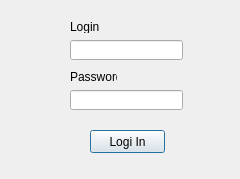
<?xml version="1.0" encoding="UTF-8"?>
<ui version="4.0">
 <class>Login</class>
 <widget class="QDialog" name="Login">
  <property name="geometry">
   <rect>
    <x>0</x>
    <y>0</y>
    <width>240</width>
    <height>179</height>
   </rect>
  </property>
  <property name="windowTitle">
   <string>Login</string>
  </property>
  <widget class="QLabel" name="label">
   <property name="geometry">
    <rect>
     <x>70</x>
     <y>20</y>
     <width>47</width>
     <height>13</height>
    </rect>
   </property>
   <property name="text">
    <string>Login</string>
   </property>
  </widget>
  <widget class="QLabel" name="label_2">
   <property name="geometry">
    <rect>
     <x>70</x>
     <y>70</y>
     <width>47</width>
     <height>13</height>
    </rect>
   </property>
   <property name="text">
    <string>Password</string>
   </property>
  </widget>
  <widget class="QLineEdit" name="le_login">
   <property name="geometry">
    <rect>
     <x>70</x>
     <y>40</y>
     <width>113</width>
     <height>20</height>
    </rect>
   </property>
  </widget>
  <widget class="QLineEdit" name="le_password">
   <property name="geometry">
    <rect>
     <x>70</x>
     <y>90</y>
     <width>113</width>
     <height>20</height>
    </rect>
   </property>
  </widget>
  <widget class="QPushButton" name="pushButton">
   <property name="geometry">
    <rect>
     <x>90</x>
     <y>130</y>
     <width>75</width>
     <height>23</height>
    </rect>
   </property>
   <property name="text">
    <string>Logi In</string>
   </property>
  </widget>
 </widget>
 <layoutdefault spacing="6" margin="11"/>
 <resources/>
 <connections/>
</ui>
